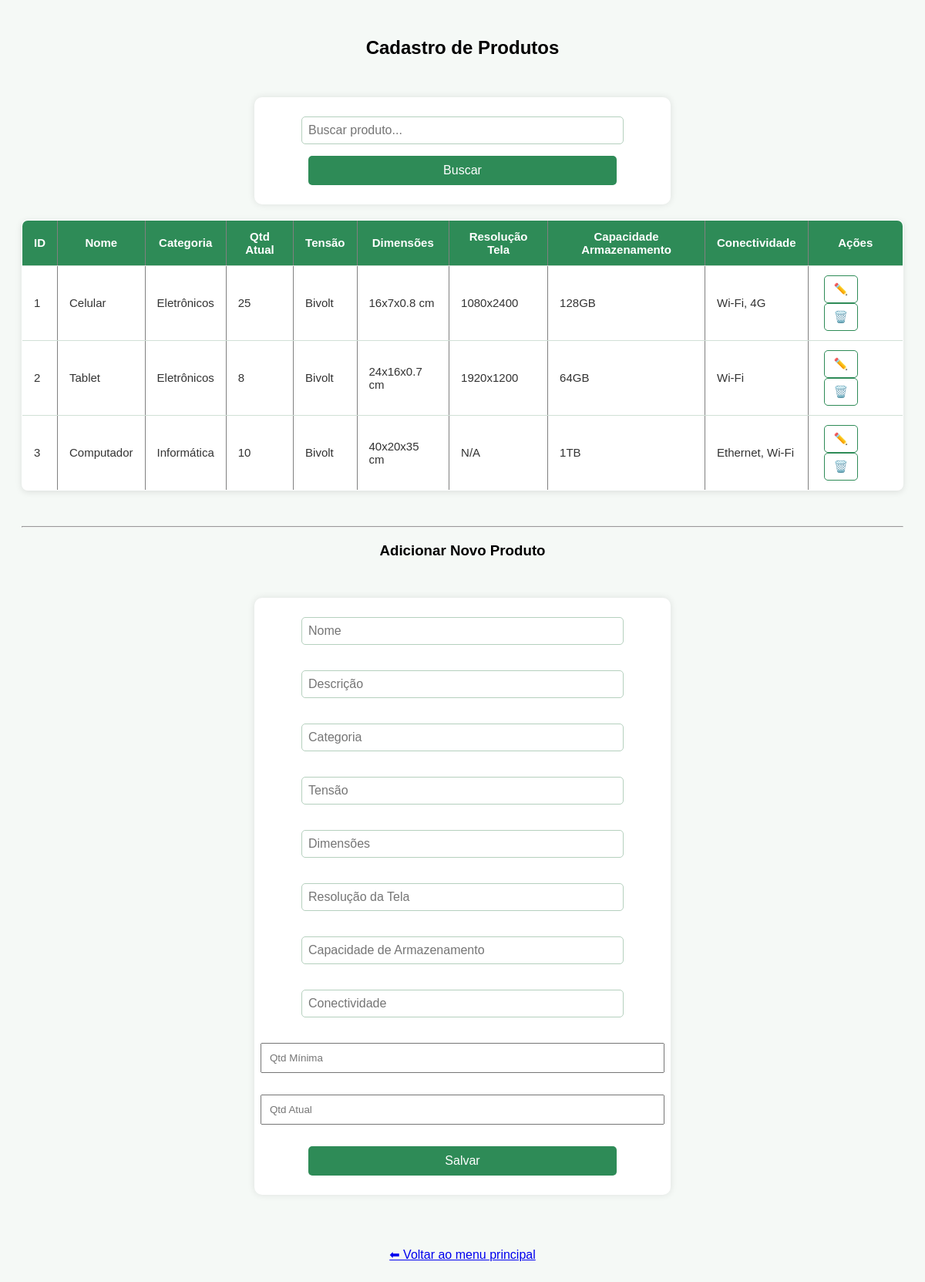
Before: /cadastro_produto.php (signed in) with the older database file.
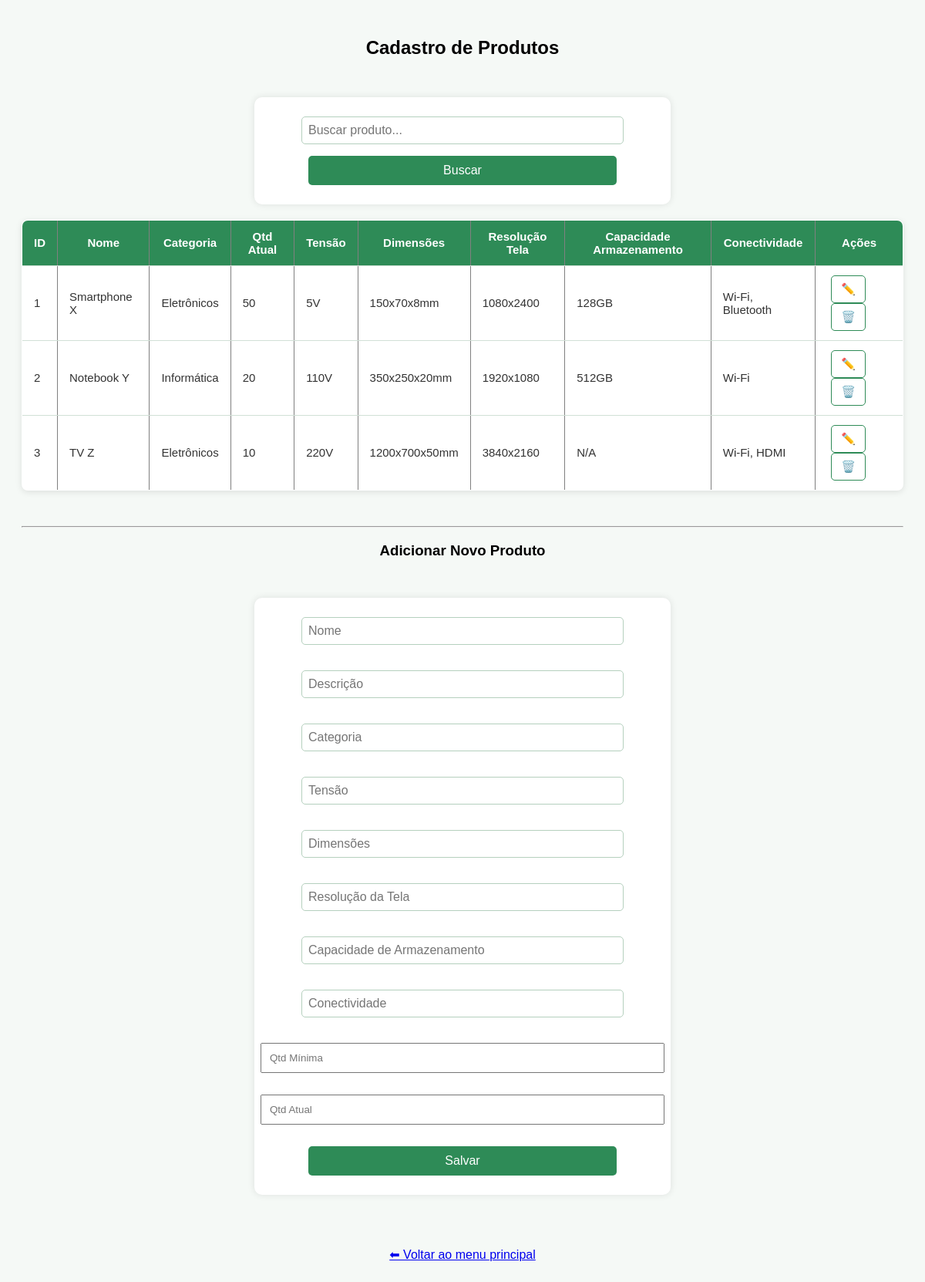
After: the same page with the newer database file.
### tables this page shows
CREATE TABLE produtos (
  id_produto INT AUTO_INCREMENT PRIMARY KEY,
  nome VARCHAR(100) NOT NULL,
  descricao TEXT,
  categoria VARCHAR(50),
  tensao VARCHAR(20),
  dimensoes VARCHAR(50),
  resolucao_tela VARCHAR(50),
  capacidade_armazenamento VARCHAR(50),
  conectividade VARCHAR(50),
  quantidade_minima INT DEFAULT 0,
  quantidade_atual INT DEFAULT 0
);

### cadastro_produto.php (the view, shortened to what this page needs)
<?php
include('conexao.php');
$busca = isset($_GET['busca']) ? $_GET['busca'] : '';
$sql = "SELECT * FROM produtos WHERE nome LIKE '%$busca%'";
$result = $conn->query($sql);
$produtoEdit = [
    'id_produto' => '',
    'nome' => '',
    'descricao' => '',
    'categoria' => '',
    'quantidade_minima' => '',
    'quantidade_atual' => '',
    'tensao' => '',
    'dimensoes' => '',
    'resolucao_tela' => '',
    'capacidade_armazenamento' => '',
    'conectividade' => ''
];
?>
<!DOCTYPE html>
<html lang="pt-br">
<head>
<link rel="stylesheet" href="style.css">
</head>
<body>
<div class="container">
<h2>Cadastro de Produtos</h2>
<form method="get" style="margin-bottom:10px;">
  <input type="text" name="busca" placeholder="Buscar produto..." value="<?= htmlspecialchars($busca) ?>">
  <button type="submit">Buscar</button>
</form>
<table border="1">
<tr>
    <th>ID</th>
    <th>Nome</th>
    <th>Categoria</th>
    <th>Qtd Atual</th>
    <th>Tensão</th>
    <th>Dimensões</th>
    <th>Resolução Tela</th>
    <th>Capacidade Armazenamento</th>
    <th>Conectividade</th>
    <th>Ações</th>
</tr>
<?php if ($result->num_rows > 0): ?>
<?php while($p = $result->fetch_assoc()): ?>
<tr>
    <td><?= $p['id_produto'] ?></td>
    <td><?= htmlspecialchars($p['nome']) ?></td>
    <td><?= htmlspecialchars($p['categoria']) ?></td>
    <td><?= $p['quantidade_atual'] ?></td>
    <td><?= htmlspecialchars($p['tensao']) ?></td>
    <td><?= htmlspecialchars($p['dimensoes']) ?></td>
    <td><?= htmlspecialchars($p['resolucao_tela']) ?></td>
    <td><?= htmlspecialchars($p['capacidade_armazenamento']) ?></td>
    <td><?= htmlspecialchars($p['conectividade']) ?></td>
    <td>
        <a href="?editar=<?= $p['id_produto'] ?>">✏️</a>
        <a href="?excluir=<?= $p['id_produto'] ?>" onclick="return confirm('Deseja realmente excluir este produto?')">🗑️</a>
    </td>
</tr>
<?php endwhile; ?>
<?php else: ?>
<tr><td colspan="10">Nenhum produto encontrado.</td></tr>
<?php endif; ?>
</table>
<br>
<hr>
<h3><?= $produtoEdit['id_produto'] ? "Editar Produto" : "Adicionar Novo Produto" ?></h3>
<form method="post">
  <input type="text" name="nome" placeholder="Nome" value="<?= htmlspecialchars($produtoEdit['nome']) ?>" required><br>
  <input type="text" name="descricao" placeholder="Descrição" value="<?= htmlspecialchars($produtoEdit['descricao']) ?>"><br>
  <input type="text" name="categoria" placeholder="Categoria" value="<?= htmlspecialchars($produtoEdit['categoria']) ?>"><br>
  <input type="text" name="tensao" placeholder="Tensão" value="<?= htmlspecialchars($produtoEdit['tensao']) ?>"><br>
  <input type="text" name="dimensoes" placeholder="Dimensões" value="<?= htmlspecialchars($produtoEdit['dimensoes']) ?>"><br>
  <input type="text" name="resolucao_tela" placeholder="Resolução da Tela" value="<?= htmlspecialchars($produtoEdit['resolucao_tela']) ?>"><br>
  <input type="text" name="capacidade_armazenamento" placeholder="Capacidade de Armazenamento" value="<?= htmlspecialchars($produtoEdit['capacidade_armazenamento']) ?>"><br>
  <input type="text" name="conectividade" placeholder="Conectividade" value="<?= htmlspecialchars($produtoEdit['conectividade']) ?>"><br>
  <input type="number" name="minimo" placeholder="Qtd Mínima" value="<?= htmlspecialchars($produtoEdit['quantidade_minima']) ?>" required><br>
  <input type="number" name="quantidade" placeholder="Qtd Atual" value="<?= htmlspecialchars($produtoEdit['quantidade_atual']) ?>" <?= $produtoEdit['id_produto'] ? 'readonly' : '' ?> required><br>
  <button type="submit" name="salvar">Salvar</button>
</form>
<br>
<a href="Painel.php">⬅ Voltar ao menu principal</a>
</div>
</body>
</html>

Changed rows visible on the page:
changed produtos "128GB": nome "Celular" → "Smartphone X"; quantidade_atual "25" → "50"; tensao "Bivolt" → "5V"; dimensoes "16x7x0.8 cm" → "150x70x8mm"; conectividade "Wi-Fi, 4G" → "Wi-Fi, Bluetooth"
changed produtos "Wi-Fi": nome "Tablet" → "Notebook Y"; categoria "Eletrônicos" → "Informática"; quantidade_atual "8" → "20"; tensao "Bivolt" → "110V"; dimensoes "24x16x0.7 cm" → "350x250x20mm"; resolucao_tela "1920x1200" → "1920x1080"; capacidade_armazenamento "64GB" → "512GB"
changed produtos id 3: nome "Computador" → "TV Z"; categoria "Informática" → "Eletrônicos"; tensao "Bivolt" → "220V"; dimensoes "40x20x35 cm" → "1200x700x50mm"; resolucao_tela "N/A" → "3840x2160"; capacidade_armazenamento "1TB" → "N/A"; conectividade "Ethernet, Wi-Fi" → "Wi-Fi, HDMI"
